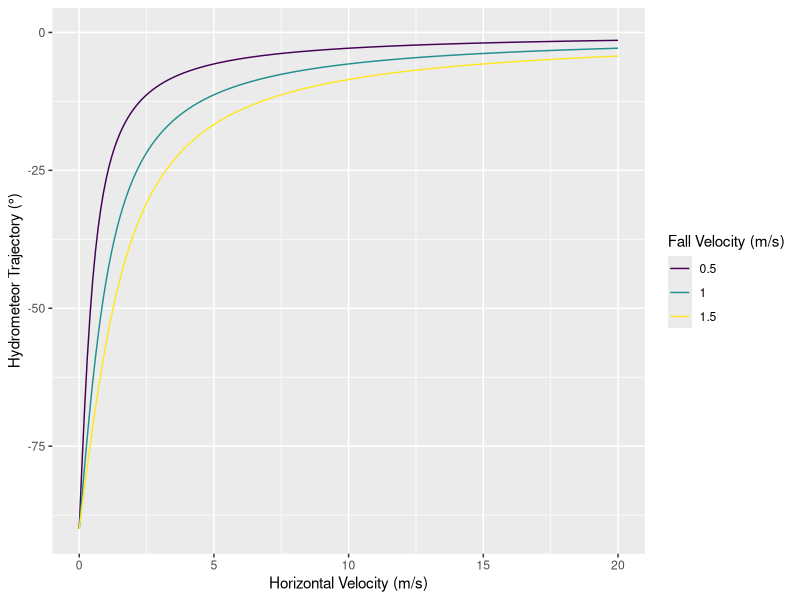
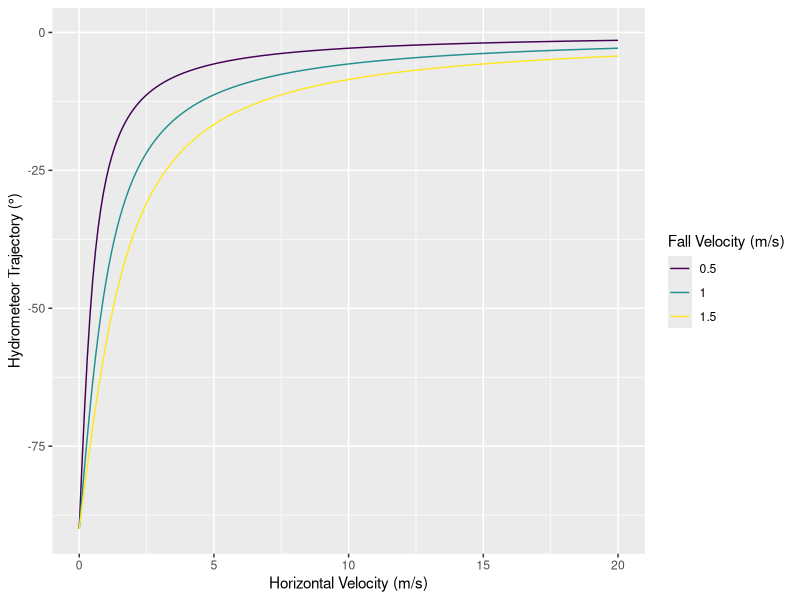

The R source for these figures, in order: (Note: this script raises an error after producing the figures.)
library(tidyverse)

mcn_lab <- 'Mean Contact Number (-)'
ws_lab <- 'Wind Speed (m/s)'
traj_lab <- 'Hydrometeor Trajectory (°)'
ip_lab <- 'Interception Efficiency (-)'

# returns I/P given calibrated parameters
mcn_to_ip <- function(mcn, j, k){
  ip <- k * log(mcn) + j
  return(ip)
}

traj_angle_to_mcn <- function(traj_angle, a, b){
  zenith_angle <- traj_angle + 90
  mcn <- a * exp(b*zenith_angle)
  return(mcn)
}

# returns angle in degrees from horizontal plane
traj_angle_deg <- function(wind_speed, velocity){
  slope <- -velocity/wind_speed
  angle_deg <- atan(slope) * 180 / pi

  return(angle_deg)
}

wind_speed <- seq(0,20, 0.1)
hm_velocity <- seq(0.5, 1.5, by = 0.5)
# coefs below are from lidar-processing/voxrs/scripts/03
a <- 1.01824 # cal across all plots
b <- 0.03984 # cal across all plots
k <- 0.04096 # cal on PWL SW
j <- 0.36786 # cal on PWL SW

# Plot wind vs trajectory angle

ta_u_hm_vel_df <- expand_grid(wind_speed, hm_velocity)

ta_u_hm_vel_df$traj_angle_deg_vect <-
  traj_angle_deg(ta_u_hm_vel_df$wind_speed, ta_u_hm_vel_df$hm_velocity)

ggplot(
  ta_u_hm_vel_df |>
    mutate(hm_velocity = as.character(hm_velocity)),
  aes(
    wind_speed,
    traj_angle_deg_vect,
    colour = hm_velocity,
    group = hm_velocity
  )
) +
  geom_line() +
  ylab(traj_lab) +
  xlab('Horizontal Velocity (m/s)') +
  ylim(c(-90, 0)) +
  scale_color_viridis_d(name = 'Fall Velocity (m/s)')

ggsave('figs/examples/wind_speed_vs_traj_angle.png', device = png,
      width = 3, height = 3)

# Plot trajectory angle vs mean contact number

mcn_df <- data.frame(
  wind_speed,
  traj_angle_deg_vect,
  mcn = traj_angle_to_mcn(traj_angle_deg_vect, a, b)
)

ggplot(mcn_df,
       aes(traj_angle_deg_vect, mcn)) +
  geom_line() +
  ylab(mcn_lab) +
  xlab(traj_lab) +
  xlim(c(-90, 0))

ggsave(paste0('figs/examples/traj_angle_vs_contact_number.png'), device = png,
       width = 6, height = 5)

ggplot(mcn_df,
       aes(wind_speed, mcn)) +
  geom_line() +
  ylab(mcn_lab) +
  xlab(ws_lab)

ggsave(paste0('figs/examples/wind_speed_vs_contact_number.png'), device = png,
       width = 6, height = 5)

# Plot I/P vs wind

ip_df <- mcn_df |>
  mutate(`I/P` = mcn_to_ip(mcn, j, k))

ggplot(ip_df, aes(mcn, `I/P`)) +
  geom_line()  +
  ylab(ip_lab) +
  xlab(mcn_lab)

ggsave(paste0('figs/examples/contact_number_vs_ip.png'), device = png,
       width = 6, height = 5)

ggplot(ip_df, aes(wind_speed, `I/P`)) +
  geom_line()+
  ylab(ip_lab) +
  xlab(ws_lab)

ggsave(paste0('figs/examples/wind_speed_vs_ip.png'), device = png,
       width = 6, height = 5)
